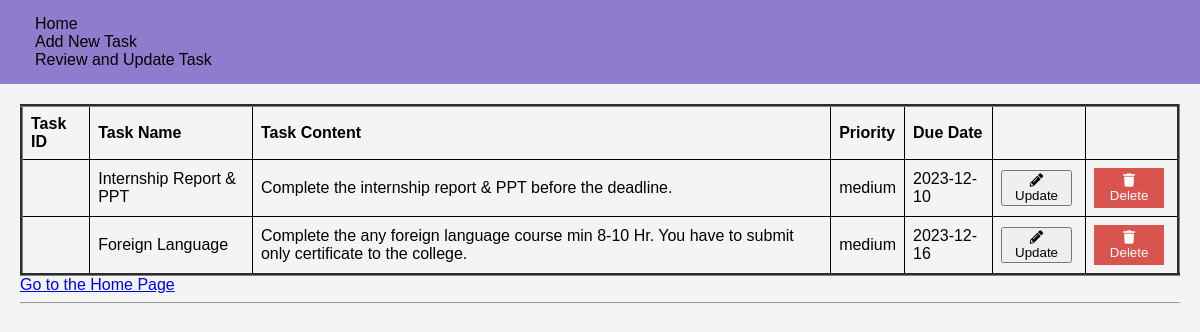
/list (signed in), run on the app's committed database.
### tables this page shows
CREATE TABLE tasks (
            id INTEGER PRIMARY KEY AUTOINCREMENT,
            task TEXT NOT NULL,
            task_content TEXT,
            prio INTEGER,
            dd DATE,
            user_id INTEGER,
            FOREIGN KEY (user_id) REFERENCES users (id)
        );

### app.py (the view)
@app.route('/list')
def list():
    if 'user_id' in session:
        user_id = session['user_id']
        con = sqlite3.connect("todo.db")
        con.row_factory = sqlite3.Row
        cur = con.cursor()
        cur.execute("SELECT rowid, * FROM tasks WHERE user_id=?", (user_id,))
        rows = cur.fetchall()
        con.close()
        return render_template("list.html", rows=rows)
    else:
        flash('Unauthorized access. Please log in.', 'danger')
        return redirect(url_for('login'))

### templates/list.html (shortened to what this page needs)
{% extends "layout.html" %}
{% block content %}
        <table border="3px">
            <thead>
                <td><strong>Task ID</strong></td>
                <td><strong>Task Name</strong></td>
                <td><strong>Task Content</strong></td>
                <td><strong>Priority</strong></td>
                <td><strong>Due Date</strong></td>
                <td></td>
                <td></td>
            </thead>
            {% for row in rows %}
            <tr>
                <td>{{ row["rowid"] }}</td>
                <td>{{ row["task"] }}</td>
                <td>{{ row["task_content"]}}</td>
                <td>{{ row["prio"] }}</td>
                <td>{{ row["dd"] }}</td>
                <td>
                    <form action="{{url_for('edit', row_id=row['rowid'])}}" method="POST">
                        <button type="submit" value="Update-btn">
                            <i class="fa fa-pencil-alt"></i> Update
                        </button>
                    </form>
                </td>
                <td>
                    <form onsubmit="return confirm('Are you sure you want to DELETE this task from the Database?');" action="{{ url_for('delete') }}" method="POST">
                        <button type="submit" class="delete-btn">
                            <i class="fa fa-trash"></i> Delete
                        </button>
                    </form>
                </td>
            </tr>
            {% endfor %}
        </table>
        <a href="/">Go to the Home Page</a>
{% endblock %}

### templates/layout.html (shortened to what this page needs)
<!DOCTYPE html>
<html>
    <head>
        <link rel="stylesheet" href="https://cdnjs.cloudflare.com/ajax/libs/font-awesome/5.15.3/css/all.min.css" />
    </head>
    <body>
        <div class="navbar">
            <a href="{{ url_for('home') }}" class="navbar-brand">Home</a><br>
            <a href="{{ url_for('enternew') }}" class="navbar-item">Add New Task</a><br>
            <a href="{{ url_for('list') }}" class="navbar-item">Review and Update Task</a><br>
        </div>
        <div class="body-content">
            {% block content %}
            {% endblock %}
            <hr/>
        </div>
    </body>
</html>

### templates/layout.html (style rules this page uses)
body { font-family: Arial, sans-serif; margin: 0; padding: 0; background-color: #f4f4f4; }
.navbar { background-color: rgb(144, 124, 205); padding: 15px; text-align: left; }
.navbar a { text-decoration: none; color: black; padding: 10px; margin: 0 10px; font-size: 16px; }
.body-content { padding: 20px; }

### templates/list.html (style rules this page uses)
table { border-collapse: collapse; width: 100%; }
th, td { border: 1px solid black; padding: 8px; text-align: left; }
form { display: inline-block; margin-right: 5px; }
.delete-btn, .update-btn { color: white; border: none; padding: 5px 10px; cursor: pointer; }
.delete-btn { background-color: #d9534f; }

### data on the page
tasks: task "Internship Report & PPT", task_content "Complete the internship report & PPT before the deadline.", prio "medium", dd "2023-12-10"
tasks: task "Foreign Language", task_content "Complete the any foreign language course min 8-10 Hr. You have to submit only certificate to the college.", prio "medium", dd "2023-12-16"
